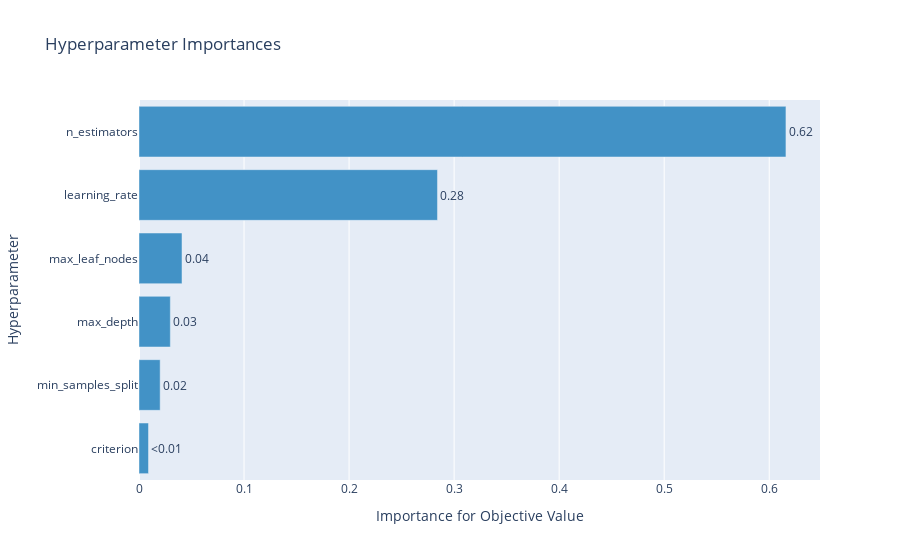

The code cell stored with this chart in its notebook:
### Code cell
optuna.visualization.plot_param_importances(study)

### Figure 1 — Plotly figure (JSON) as saved in the notebook; plotly's stock layout.template omitted (floating-point values rounded to 4 significant figures)
{"data": [{"cliponaxis": false, "hovertemplate": ["criterion (CategoricalDistribution): 0.009035136742610863<extra></extra>", "min_samples_split (IntDistribution): 0.02014009765569708<extra></extra>", "max_depth (IntDistribution): 0.02982219855982941<extra></extra>", "max_leaf_nodes (IntDistribution): 0.04094708173946756<extra></extra>", "learning_rate (FloatDistribution): 0.2841495694612548<extra></extra>", "n_estimators (IntDistribution): 0.6159059158411403<extra></extra>"], "marker": {"color": "rgb(66,146,198)"}, "orientation": "h", "text": ["<0.01", "0.02", "0.03", "0.04", "0.28", "0.62"], "textposition": "outside", "type": "bar", "x": [0.009035, 0.02014, 0.02982, 0.04095, 0.2841, 0.6159], "y": ["criterion", "min_samples_split", "max_depth", "max_leaf_nodes", "learning_rate", "n_estimators"]}], "layout": {"showlegend": false, "title": {"text": "Hyperparameter Importances"}, "xaxis": {"title": {"text": "Importance for Objective Value"}}, "yaxis": {"title": {"text": "Hyperparameter"}}}}
